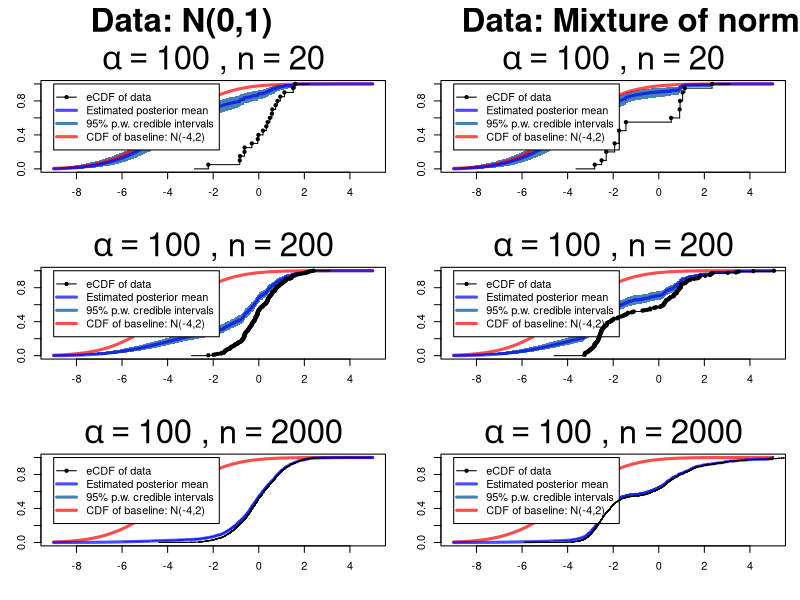

R code for this plot:
library(MCMCpack)

cdf = function(x, t){
    out = length(t)
    for (i in 1:length(t))
        out[i] = mean(x <= t[i])
    return (out)
    }
gen.y1 = function(n)
    rnorm(n)
gen.y2 = function(n){
    out = double(n)
    mix = sample(1:3, n, replace = TRUE, prob = c(0.5, 0.3, 0.2))
    out = ifelse(mix == 1, rnorm(sum(mix == 1), -2.5, 0.5), out)
    out = ifelse(mix == 2, rnorm(sum(mix == 2), 0.5, 0.7), out)
    out = ifelse(mix == 3, rnorm(sum(mix == 3), 1.5, 2.0), out)
    }

B = 1000

 alpha = 100; m = -4; s = 2
#alpha = 1; m = -4; s = 2
#alpha = 100; m = -1; s = 0.1
G0.dist = function(t)
    pnorm(t, m, s)

G0.dist.post = function(t)
    alpha/(alpha+n)*G0.dist(t) + 1/(alpha+n)*sapply(t, function(t) sum(y <= t))

#tvec = seq(m-3*s, m+s*3, length = 1000)
tvec = seq(-9, 5, length = 1000)
n = c(20, 200, 2000)


pdf("./figs/prob3a.pdf", height = 18, width = 15)
par(mfrow = c(3,2), mar = c(4.1, 3.1, 3.1, 1.1), oma = c(0, 0, 3, 0))
for (n in c(20, 200, 2000)){
    ### Ferguson

    # posterior
    set.seed(1)
    y = gen.y1(n)

    dG0 = G0.dist.post(c(tvec[-1], Inf)) - G0.dist.post(tvec)
    dG.pre = rdirichlet(B, (alpha + n)*dG0)

    G.draws = apply(dG.pre, 1, cumsum)
    Gmean = apply(G.draws, 1, mean)
    Glines = apply(G.draws, 1, quantile, c(0.025, 0.975))

    plot(0, xlim = range(tvec), ylim = c(0, 1), cex.main = 3.0, xlab = "", type='n',
        main = bquote(alpha == .(alpha) ~ "," ~ n == .(n)))
    polygon(c(tvec, rev(tvec)), c(Glines[1,], rev(Glines[2,])), col = 'steelblue', border = NA)
    curve(G0.dist(x), col = rgb(1, 0, 0, 0.7), add = TRUE, lwd = 3)
    lines(tvec, Gmean, col = rgb(0, 0, 1, 0.7), lwd = 3)
    legend(min(tvec), 1, legend = c("eCDF of data", "Estimated posterior mean", 
        "95% p.w. credible intervals", paste0("CDF of baseline: N(", m, ",", s, ")")),
        lwd = c(1, 3, 3, 3), lty = c(1, 1, 1, 1), col = c(rgb(0,0,0), rgb(0,0,1,0.7),
        "steelblue", rgb(1,0,0,0.7)), pch = c(20, NA, NA, NA))
    lines(ecdf(y), col.01line = NA, verticals = TRUE)

    # posterior
    set.seed(1)
    y = gen.y2(n)

    dG0 = G0.dist.post(c(tvec[-1], Inf)) - G0.dist.post(tvec)
    dG.pre = rdirichlet(B, (alpha + n)* dG0)

    G.draws = apply(dG.pre, 1, cumsum)
    Gmean = apply(G.draws, 1, mean)
    Glines = apply(G.draws, 1, quantile, c(0.025, 0.975))

    plot(0, xlim = range(tvec), ylim = c(0, 1), cex.main = 3.0, xlab = "", type='n',
        main = bquote(alpha == .(alpha) ~ "," ~ n == .(n)))
    polygon(c(tvec, rev(tvec)), c(Glines[1,], rev(Glines[2,])), col = 'steelblue', border = NA)
    curve(G0.dist(x), col = rgb(1, 0, 0, 0.7), add = TRUE, lwd = 3)
    lines(tvec, Gmean, col = rgb(0, 0, 1, 0.7), lwd = 3)
    legend(min(tvec), 1, legend = c("eCDF of data", "Estimated posterior mean", 
        "95% p.w. credible intervals", paste0("CDF of baseline: N(", m, ",", s, ")")),
        lwd = c(1, 3, 3, 3), lty = c(1, 1, 1, 1), col = c(rgb(0,0,0), rgb(0,0,1,0.7),
        "steelblue", rgb(1,0,0,0.7)), pch = c(20, NA, NA, NA))
    lines(ecdf(y), col.01line = NA, verticals = TRUE)

    }
title("               Data: N(0,1)                     Data: Mixture of normals", outer = TRUE, cex.main = 3)
dev.off()
